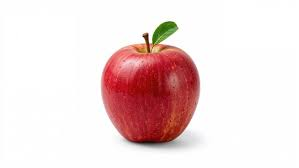
#> input picture apple.jpg, 299 x 168 px
$ python image_tiling.py
#> lines starting #> are read from the running program, lines starting #| are printed output that depends on the picture
#> in main, image is the input picture: shape (168, 299, 3); mean B, G, R 220.1, 220.5, 239.3
import cv2
import matplotlib.pyplot as plt
import numpy as np

def split_image_into_grid(image, rows, cols):
    """
    이미지를 rows x cols 개수로 분할하여 리스트로 반환합니다.
    순서는 좌->우, 위->아래 입니다.
    """
#> called with rows = 2, cols = 2
    height, width = image.shape[:2]
#> height = 168; width = 299

    # 각 조각의 높이와 너비 계산 (반올림 오차 방지 위해 int 변환)
    # 마지막 조각이 조금 작거나 클 수 있음
    step_h = height // rows
#> step_h = 84
    step_w = width // cols
#> step_w = 149

    tiles = []

    for r in range(rows):
        for c in range(cols):
            # 슬라이싱 범위 계산
            y_start = r * step_h
            y_end = (r + 1) * step_h if r < rows - 1 else height # 마지막 줄은 끝까지

            x_start = c * step_w
            x_end = (c + 1) * step_w if c < cols - 1 else width # 마지막 칸은 끝까지

            # Numpy Slicing으로 이미지 잘라내기
            tile = image[y_start:y_end, x_start:x_end]
            tiles.append(tile)
#> after the loop, tiles = 4 items

    return tiles

def main():
    image_path = 'apple.jpg'
    image = cv2.imread(image_path)

    if image is None:
        print("이미지를 찾을 수 없습니다. 경로를 확인해주세요.")
        return

    # 분할 설정 (2행 2열)
    ROWS = 2
    COLS = 2

    print(f"이미지를 {ROWS}x{COLS} 그리드로 분할합니다.")

    tiles = split_image_into_grid(image, ROWS, COLS)
#> tiles = 4 items

    # 시각화
    plt.figure(figsize=(10, 10))
    plt.suptitle(f"Image Split: {ROWS}x{COLS}", fontsize=20)

    for i, tile in enumerate(tiles):
        # subplot 인덱스는 1부터 시작
        plt.subplot(ROWS, COLS, i + 1)

        # BGR -> RGB 변환
        tile_rgb = cv2.cvtColor(tile, cv2.COLOR_BGR2RGB)

        plt.imshow(tile_rgb)
        plt.title(f"Part {i+1}")
        plt.axis('off')

        # 각 조각의 크기(shape) 출력
        print(f"Part {i+1} shape: {tile.shape}")
#> this loop made 4 passes
#| Part 1 shape: (84, 149, 3)
#| Part 2 shape: (84, 150, 3)
#| Part 3 shape: (84, 149, 3)
#| Part 4 shape: (84, 150, 3)
#> pass 1, in main, `tile_rgb = cv2.cvtColor(tile, cv2.COLOR_BGR2RGB)`:
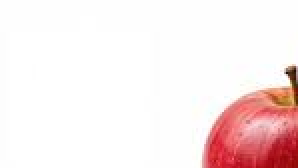
#> tile_rgb: shape (84, 149, 3) (shown 2 times larger); mean R, G, B 248.5, 233.3, 233.1
#> pass 2, in main, `tile_rgb = cv2.cvtColor(tile, cv2.COLOR_BGR2RGB)`:
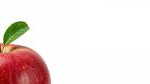
#> tile_rgb: shape (84, 150, 3); mean R, G, B 238.8, 224.6, 221.9
#> pass 3, in main, `tile_rgb = cv2.cvtColor(tile, cv2.COLOR_BGR2RGB)`:
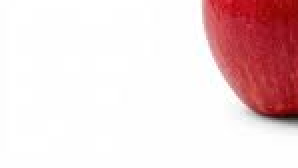
#> tile_rgb: shape (84, 149, 3) (shown 2 times larger); mean R, G, B 238.3, 214.8, 216.2

    plt.tight_layout()
    plt.show()
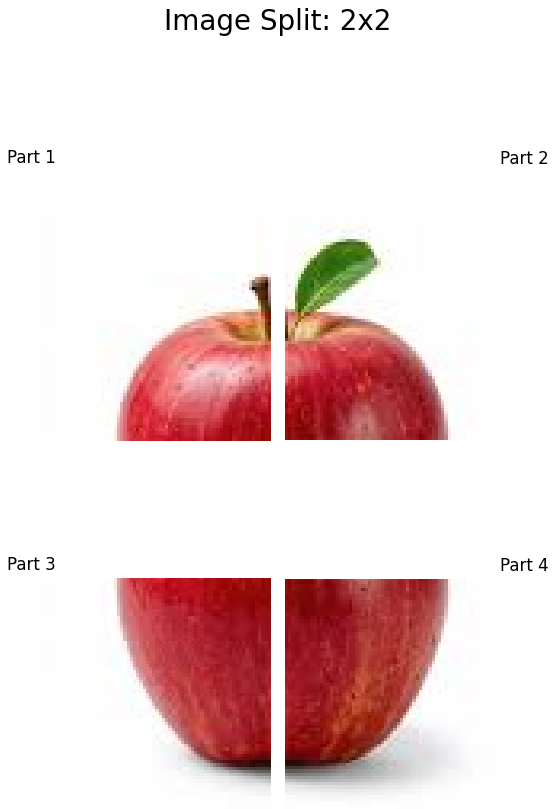
#> figure drawn by matplotlib, 4 panels

if __name__ == "__main__":
    main()
